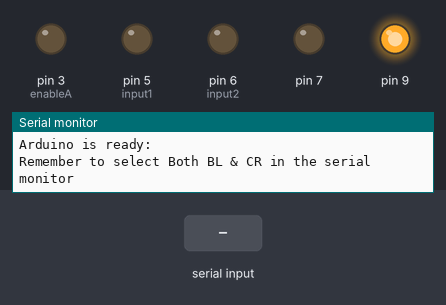
The sketch below on a simulated Arduino Uno, built with avr-gcc and run on an emulated ATmega328P. Parts: output pins drawn as LEDs (lit = HIGH), the last lines printed to the serial monitor. The inputs (shaded band) are chosen by the test bench.

Above: at 1.2 s.
1.3 s: "1" received over the second serial link
At 2.0 s:
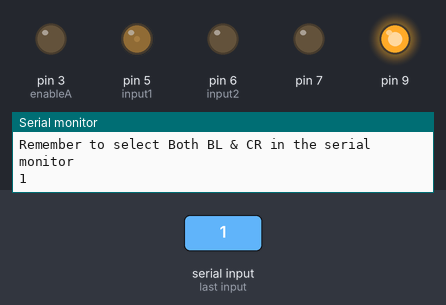
2.8 s: "0" received over the second serial link
At 3.2 s:
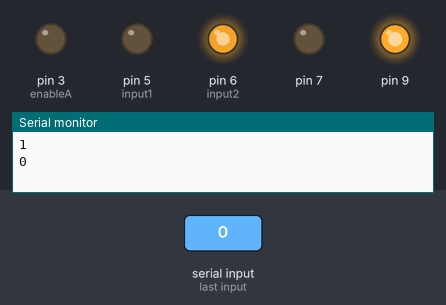
Timing chart, 0 to 5.8 s (numbered marks = the images above; inputs shaded):
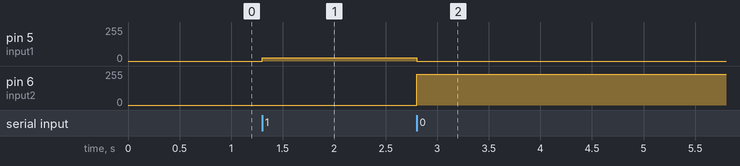

Measured:
- after the input at 1.3 s, pin 5 (input1): 0/255 → 25/255 at once
- after the input at 2.8 s, pin 5 (input1): 25/255 → 0/255 at once; pin 6 (input2): 0/255 → 230/255 at once

The sketch:

Slave_DongCoDC_speed.ino
```cpp
// Connect the HC-05 and communicate using the serial monitor
// When first powered on. you need to manually enter AT mode
// The default baud rate for AT mode is 38400
#include <SoftwareSerial.h>
SoftwareSerial BTSerial(10, 11); // RX | TX
// Connect the HC-05 TX to Arduino pin 10
// Connect the HC-05 RX to Arduino pin 11

int enableA = 3;
int input1 = 5;
int input2 = 6;

struct DC{
  int speed;
  int curspeed = 0;
  int v1,v2;
  void tov(int speed){
    if (speed>=0){
      v2 = 0;
      v1 = speed;
    }
    else{
      v1 = 0;
      v2 = -speed;
    }
  }
  void apply_speed(){
    tov(curspeed);
    if (v1==0){
      digitalWrite(input1,LOW);
    }
    else{
      analogWrite(input1,v1);
    }
    if (v2==0){
      digitalWrite(input2,LOW);
    }
    else{
      analogWrite(input2,v2);
    }

  }
  //nhanh dần : 0~255 ->0 ~255
  // chậm dần : 255 ~ 0 -> ...
  // Thuận chiều:
  // hàm gọi sẽ gán giá trị speed

  //Gọi hàm trong vòng loop,
  void thuan_chieu_nhanh_dan(){

    if (curspeed<0) curspeed=0;
    curspeed+=25;
    if (curspeed>255){
      curspeed = 0;
    }
    apply_speed();
  }
  void thuan_chieu_cham_dan(){
    if (curspeed>255) curspeed = 255;
    curspeed -= 25;
    if (curspeed<0) curspeed = 255;
    apply_speed();
  }
  void nguoc_chieu_nhanh_dan(){
    if (curspeed>0) curspeed = 0;
    if (curspeed< -255) curspeed = 0;
    curspeed -=25;
    apply_speed();
  }
  void nguoc_chieu_cham_dan(){
    if (curspeed>0) curspeed = -255;
    if (curspeed<-255) curspeed = -255;
    curspeed +=25;
    apply_speed();
  }
  void thuan_chieu_quay_deu(){
    curspeed = 255;
    apply_speed();
  }
  void nguoc_chieu_quay_deu(){
    curspeed = -255;
    apply_speed();
  }
  void loop(int type) {
    switch (type)
    {
      case 1: // thuan_chieu_nhanh_dan
        thuan_chieu_nhanh_dan();
      break;
      case 2: // thuan_chieu_cham_dan
        thuan_chieu_cham_dan();
      break;
      case 3: // nguoc_chieu_nhanh_dan
        nguoc_chieu_nhanh_dan();
      break;
      case 4: // nguoc_chieu_cham_dan
        nguoc_chieu_cham_dan();
      break;
      case 5: // thuan_chieu_quay_deu
        thuan_chieu_quay_deu();
      break;
      case 6: // nguoc_chieu_quay_deu
        nguoc_chieu_quay_deu();
      break;
    default:
      break;
    }
    Serial.print(v1);
    Serial.print("-");
    Serial.println(v2);
    delay(255);
  }
} DCTask;

void setup() {
  pinMode(enableA, OUTPUT);
  pinMode(input1, OUTPUT);
  pinMode(input2, OUTPUT);
  pinMode(9, OUTPUT);
  digitalWrite(9, HIGH);
  Serial.begin(9600);
  Serial.println("Arduino is ready:");
  Serial.println("Remember to select Both BL & CR in the serial monitor");
  BTSerial.begin(38400); // HC-05 default speed in AT command
  pinMode(7, OUTPUT);
}

void loop() {
  if (BTSerial.available())
  {
    char c = BTSerial.read();
    Serial.println(c);
    if (c== '1')
    {
      DCTask.thuan_chieu_nhanh_dan();
      delay(255);
    }
    else {
      // Điều khiển tốc độ động cơ
      DCTask.nguoc_chieu_cham_dan();
      delay(255);
    }
  }
  if (Serial.available())
  {
    BTSerial.write(Serial.read());
  }
}
```
